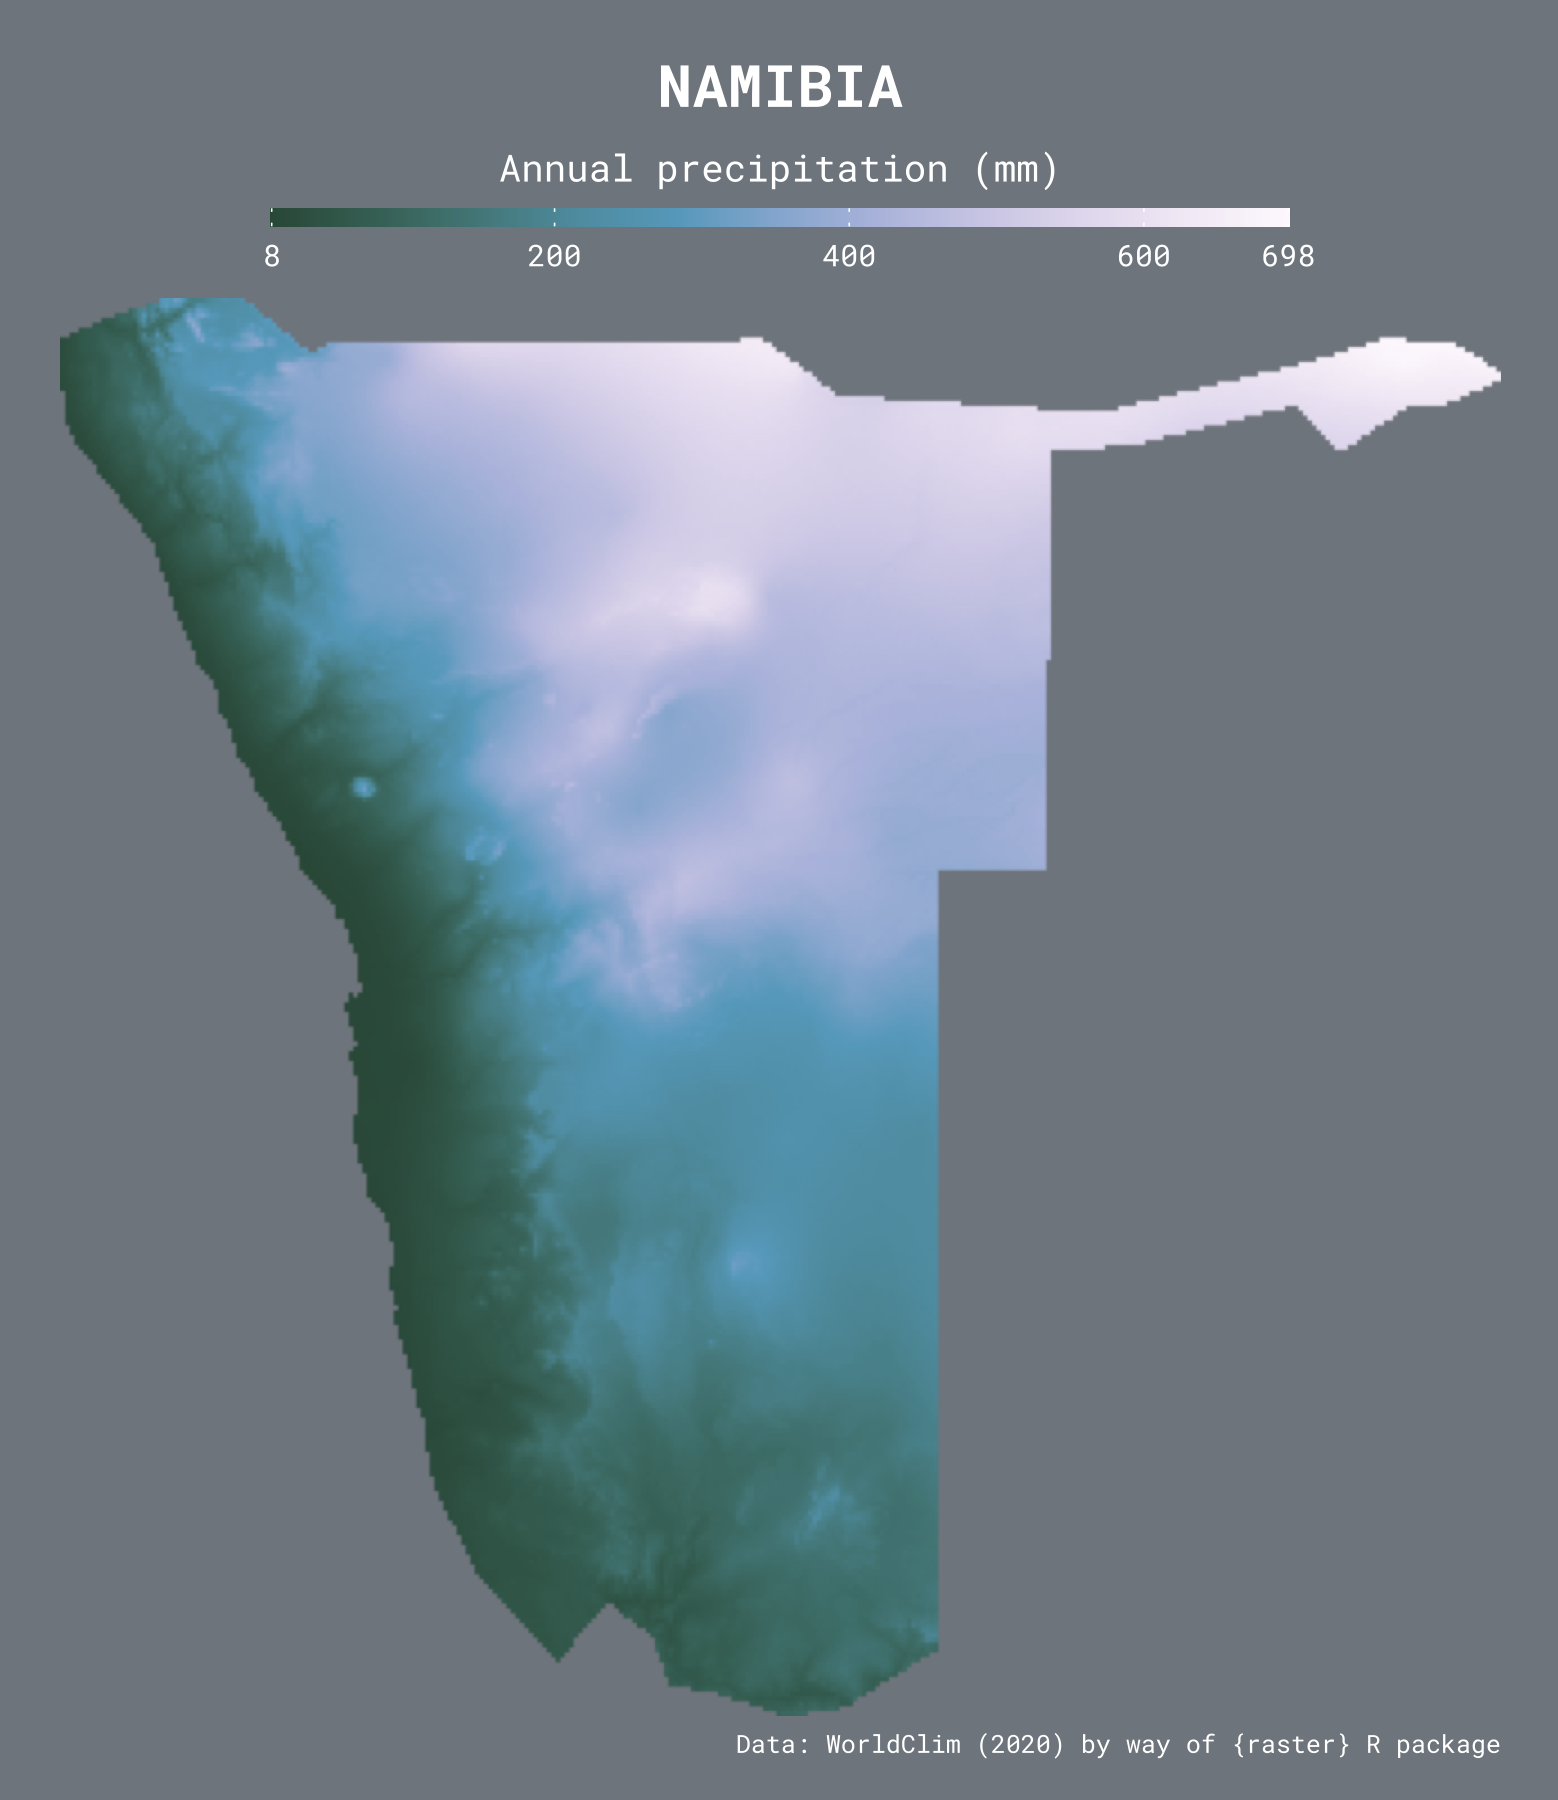

Reproduce this figure in R.
#30DayMapChallenge 10 Raster
#Namibia Annual Precipitation
#Data: WorldClim by way of {raster} R package

# load libaries 
library(tidyverse)
library(raster)
library(sf)
library(ggtext)

# add font
library(sysfonts)
library(showtext)
font_add_google("Roboto Mono")
showtext_auto()

# get climate data {raster}
climate=getData('worldclim', var='bio',res=2.5)

# get country shape 
sf<- rnaturalearth::ne_countries(country = 'Namibia', returnclass = "sf")
#crs(climate)
#crs(sf)
# transform crs
sf2 = st_transform(sf,crs(climate))

# crop 
climate2 <- crop(climate,extent(10.864,27.871,-29.654,-16.008))
#plot(climate2)

# annual precipitation df
raster <- climate2$bio12 #get raster
m = mask(raster, sf2) #mask

df_prec <- as.data.frame(m,xy=TRUE)%>%drop_na()
summary(df_prec$bio12)

# plot
ggplot()+
  geom_raster(aes(x=x,y=y,fill=bio12),data=df_prec)+
  geom_sf(fill='transparent',data=sf2, color="transparent")+
  #rcartocolor::scale_fill_carto_c(palette="ag_GrnYl") +
  colorspace::scale_fill_continuous_sequential(palette="PuBuGn", rev=F,
                                               limits=c(8,698),
                                               breaks= c(8,200,400,600,698)) +
  coord_sf(expand=c(0,0))+
  labs(x='Longitude',y='Latitude',
       fill="<span style='font-size:14pt'><b>NAMIBIA</b></span'><br>Annual precipitation (mm)",
       caption='Data: WorldClim (2020) by way of {raster} R package') +
  theme_void(base_size = 9, base_family = "Roboto mono") +
  theme(plot.background = element_rect(fill="#6c757d", color=NA),
        plot.margin=margin(.5,.5,.3,.5, unit="cm"),
        legend.position = "top",
        legend.title=element_markdown(lineheight = 2),
        text=element_text(color="white")) +
  guides(fill = guide_colorbar(title.position = "top", 
                                title.hjust = .5, 
                                barwidth = unit(17, "lines"), 
                                barheight = unit(.3, "lines")))
                                
# save
ggsave(file="10_raster.pdf", width=5.2, height=6,units="in")
ggsave(file="10_raster.png", width=5.2, height=6,units="in")
